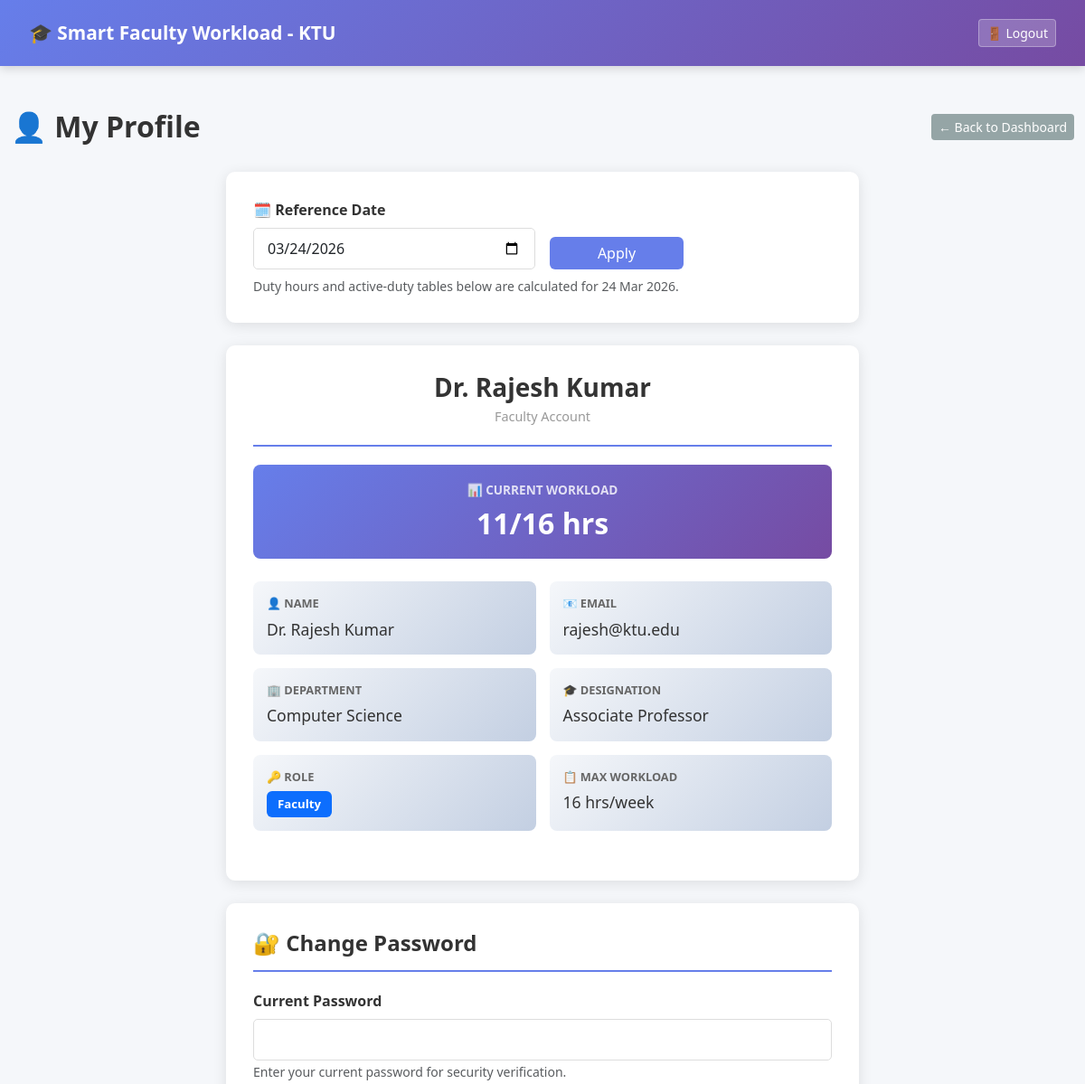
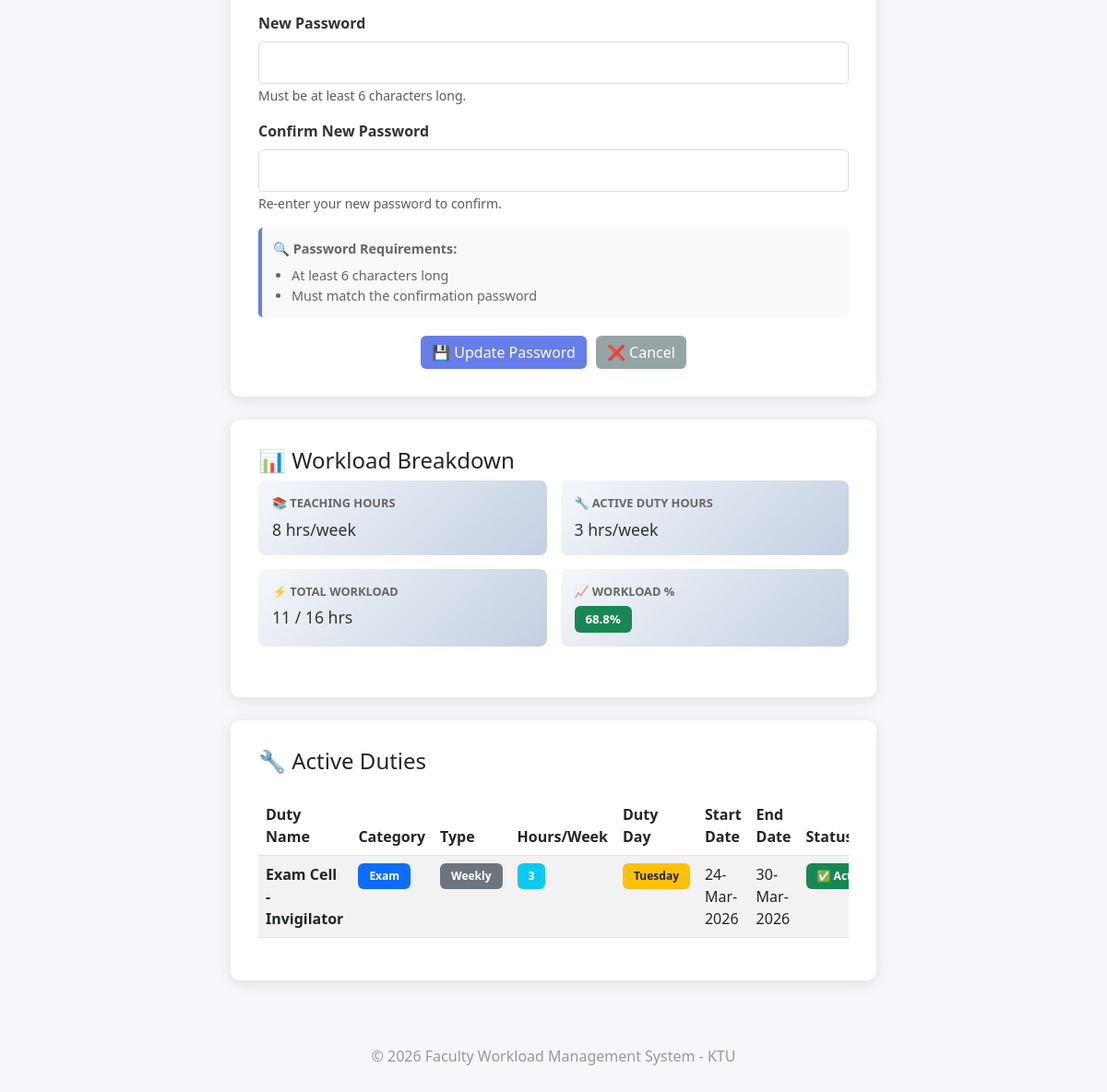
/my-profile (signed in), run on the app's committed database (2 pictures, top to bottom).
### app/models.py (models this page shows, shortened)
class Faculty(UserMixin, db.Model):
    id = db.Column(db.Integer, primary_key=True)
    name = db.Column(db.String(100), nullable=False)
    department = db.Column(db.String(100), nullable=False)
    designation = db.Column(db.String(50), nullable=False)
    email = db.Column(db.String(120), unique=True, nullable=False)
    password_hash = db.Column(db.String(200), nullable=False)
    max_workload = db.Column(db.Integer, default=16)
    role = db.Column(db.String(20), default="faculty")
    assignments = db.relationship(
        'Assignment',
        backref='faculty',
        lazy=True,
        cascade="all, delete-orphan"
    )
    duties = db.relationship(
        'AdditionalDuty',
        backref='faculty',
        lazy=True,
        cascade="all, delete-orphan"
    )
    timetables = db.relationship(
        'Timetable',
        backref='faculty_obj',
        lazy=True,
        cascade="all, delete-orphan"
    )
    def get_active_duties(self, reference_date=None):
        return [
            d for d in self.duties
            if d.faculty_id == self.id and d.is_active(reference_date)
        ]
    def calculate_teaching_hours(self):
        return sum([a.subject.hours_per_week for a in self.assignments])
    def calculate_duty_hours(self, reference_date=None):
        return sum([d.hours for d in self.get_active_duties(reference_date)])
    def calculate_total_workload(self, reference_date=None):
        teaching_hours = self.calculate_teaching_hours()
        duty_hours = self.calculate_duty_hours(reference_date)
        return teaching_hours + duty_hours

class AdditionalDuty(db.Model):
    __table_args__ = (
        db.UniqueConstraint(
            'faculty_id',
            'duty_name',
            'start_date',
            name='unique_faculty_duty_period'
        ),
    )
    id = db.Column(db.Integer, primary_key=True)
    faculty_id = db.Column(db.Integer, db.ForeignKey('faculty.id'), nullable=True)  # Allow unassigned
    duty_name = db.Column(db.String(150), nullable=False)  # e.g., "HOD", "Placement Officer", "Exam Cell Duty"
    category = db.Column(db.String(50), nullable=False)  # 'Leadership' (HOD/Placement Officer), 'Exam', 'Administrative', 'Research'
    duration_type = db.Column(db.String(20), nullable=False)  # 'Yearly' or 'Weekly' or 'Custom'
    hours = db.Column(db.Integer, nullable=False)  # Hours per week
    duty_day = db.Column(db.String(20), nullable=True)  # Monday-Friday
    start_date = db.Column(db.Date, nullable=False)  # When duty starts
    end_date = db.Column(db.Date, nullable=False)  # When duty ends
    academic_year = db.Column(db.String(20), nullable=False)  # e.g., "2025-26"
    created_at = db.Column(db.DateTime, default=datetime.utcnow)
    def is_active(self, reference_date=None):
        target_date = reference_date or datetime.utcnow().date()
        return self.start_date <= target_date <= self.end_date

### app/routes.py (the view, shortened to what this page needs)
@main.route('/my-profile', methods=['GET', 'POST'])
@login_required
def my_profile():
    def render_profile(error=None, success=None):
        reference_date = get_reference_date()
        teaching_hours = current_user.calculate_teaching_hours()
        duty_hours = current_user.calculate_duty_hours(reference_date)
        active_duties = current_user.get_active_duties(reference_date)
        total_workload = current_user.calculate_total_workload(reference_date)
        workload_percentage = (total_workload / current_user.max_workload * 100) if current_user.max_workload > 0 else 0
        return render_template(
            "my_profile.html",
            reference_date=reference_date,
            teaching_hours=teaching_hours,
            duty_hours=duty_hours,
            active_duties=active_duties,
            total_workload=total_workload,
            workload_percentage=workload_percentage,
            error=error,
            success=success
        )
    return render_profile()

### app/__init__.py (called while the page is built)
def create_app():
    app = Flask(__name__)
    app.config.from_object(Config)
    db.init_app(app)
    login_manager.init_app(app)
    from app.routes import main
    app.register_blueprint(main)
    from app.models import Faculty
    @login_manager.user_loader
    def load_user(user_id):
        return Faculty.query.get(int(user_id))
    return app

### app/routes.py (called while the page is built)
def get_reference_date():
    requested_date = request.args.get('reference_date')
    try:
        return datetime.strptime(requested_date, '%Y-%m-%d').date() if requested_date else datetime.utcnow().date()
    except ValueError:
        return datetime.utcnow().date()

### app/templates/my_profile.html (shortened to what this page needs)
{% extends "base.html" %}
{% block content %}
<div class="page-header">
    <h2>👤 My Profile</h2>
    <div class="page-header-actions">
        <a href="{{ url_for('main.dashboard') }}" class="btn btn-secondary btn-sm">← Back to Dashboard</a>
    </div>
</div>
<div class="profile-container">
    <div class="profile-card">
        <form method="GET" class="row g-3 align-items-end">
            <div class="col-md-6">
                <label for="referenceDate" class="form-label"><strong>🗓️ Reference Date</strong></label>
                <input type="date" class="form-control" id="referenceDate" name="reference_date" value="{{ reference_date.strftime('%Y-%m-%d') }}">
            </div>
            <div class="col-md-3">
                <button type="submit" class="btn btn-primary w-100">Apply</button>
            </div>
        </form>
        <small class="text-muted d-block mt-2">Duty hours and active-duty tables below are calculated for {{ reference_date.strftime('%d %b %Y') }}.</small>
    </div>
</div>
<div class="profile-container">
    <div class="profile-card">
        <div class="profile-header">
            <h3>{{ current_user.name }}</h3>
            <p>{{ current_user.role | title }} Account</p>
        </div>
        <div class="workload-summary">
            <h6>📊 Current Workload</h6>
            <h2>{{ total_workload }}/{{ current_user.max_workload }} hrs</h2>
        </div>
        <div class="profile-info-grid">
            <div class="info-item">
                <label>👤 Name</label>
                <div class="value">{{ current_user.name }}</div>
            </div>
            <div class="info-item">
                <label>📧 Email</label>
                <div class="value">{{ current_user.email if current_user.email else 'Not Set' }}</div>
            </div>
            <div class="info-item">
                <label>🏢 Department</label>
                <div class="value">{{ current_user.department if current_user.department else 'Not Set' }}</div>
            </div>
            <div class="info-item">
                <label>🎓 Designation</label>
                <div class="value">{{ current_user.designation if current_user.designation else 'Not Set' }}</div>
            </div>
            <div class="info-item">
                <label>🔑 Role</label>
                <div class="value"><span class="badge bg-primary">{{ current_user.role | title }}</span></div>
            </div>
            <div class="info-item">
                <label>📋 Max Workload</label>
                <div class="value">{{ current_user.max_workload }} hrs/week</div>
            </div>
        </div>
    </div>
    <div class="form-section">
        <h4>🔐 Change Password</h4>
        <form method="POST">
            <div class="form-group">
                <label for="currentPassword">Current Password</label>
                <input type="password" class="form-control" id="currentPassword" name="current_password" required>
                <small class="text-muted">Enter your current password for security verification.</small>
            </div>
            <div class="form-group">
                <label for="newPassword">New Password</label>
                <input type="password" class="form-control" id="newPassword" name="new_password" required>
                <small class="text-muted">Must be at least 6 characters long.</small>
            </div>
            <div class="form-group">
                <label for="confirmPassword">Confirm New Password</label>
                <input type="password" class="form-control" id="confirmPassword" name="confirm_password" required>
                <small class="text-muted">Re-enter your new password to confirm.</small>
            </div>
            <div class="password-requirements">
                <strong>🔍 Password Requirements:</strong>
                <ul style="margin: 8px 0 0 0; padding-left: 20px;">
                    <li>At least 6 characters long</li>
                    <li>Must match the confirmation password</li>
                </ul>
            </div>
            <div class="action-buttons">
                <button type="submit" class="btn btn-primary">💾 Update Password</button>
                <a href="{{ url_for('main.dashboard') }}" class="btn btn-secondary">❌ Cancel</a>
            </div>
        </form>
    </div>
    <div class="profile-card">
        <h4>📊 Workload Breakdown</h4>
        <div class="profile-info-grid">
            <div class="info-item">
                <label>📚 Teaching Hours</label>
                <div class="value">{{ teaching_hours }} hrs/week</div>
            </div>
            <div class="info-item">
                <label>🔧 Active Duty Hours</label>
                <div class="value">{{ duty_hours }} hrs/week</div>
            </div>
            <div class="info-item">
                <label>⚡ Total Workload</label>
                <div class="value">{{ total_workload }} / {{ current_user.max_workload }} hrs</div>
            </div>
            <div class="info-item">
                <label>📈 Workload %</label>
                <div class="value">
                    {% if workload_percentage > 100 %}
                        <span class="badge bg-danger">{{ "%.1f"|format(workload_percentage) }}%</span>
                    {% elif workload_percentage > 80 %}
                        <span class="badge bg-warning">{{ "%.1f"|format(workload_percentage) }}%</span>
                    {% else %}
                        <span class="badge bg-success">{{ "%.1f"|format(workload_percentage) }}%</span>
                    {% endif %}
                </div>
            </div>
        </div>
    </div>
    <div class="profile-card">
        <h4>🔧 Active Duties</h4>
        {% if active_duties|length > 0 %}
        <div class="table-responsive">
            <table class="table table-striped">
                <thead>
                    <tr>
                        <th>Duty Name</th>
                        <th>Category</th>
                        <th>Type</th>
                        <th>Hours/Week</th>
                        <th>Duty Day</th>
                        <th>Start Date</th>
                        <th>End Date</th>
                        <th>Status</th>
                    </tr>
                </thead>
                <tbody>
                    {% for duty in active_duties %}
                    <tr>
                        <td><strong>{{ duty.duty_name }}</strong></td>
                        <td>
                            <span class="badge bg-primary">{{ duty.category }}</span>
                        </td>
                        <td>
                            <span class="badge bg-secondary">{{ duty.duration_type }}</span>
                        </td>
                        <td>
                            <span class="badge bg-info">{{ duty.hours }}</span>
                        </td>
                        <td>
                            <span class="badge bg-warning text-dark">{{ duty.duty_day or '-' }}</span>
                        </td>
                        <td>{{ duty.start_date.strftime('%d-%b-%Y') }}</td>
                        <td>{{ duty.end_date.strftime('%d-%b-%Y') }}</td>
                        <td>
                            {% if duty.is_active(reference_date) %}
                                <span class="badge bg-success">✅ Active</span>
                            {% else %}
                                <span class="badge bg-secondary">❌ Inactive</span>
                            {% endif %}
                        </td>
                    </tr>
                    {% endfor %}
                </tbody>
            </table>
        </div>
        {% else %}
        <div class="alert alert-info">
            <strong>ℹ️ No Active Duties:</strong> You currently have no active duties assigned.
        </div>
        {% endif %}
    </div>
</div>
{% endblock %}

### app/templates/base.html (style rules this page uses)
:root { --primary: #667eea; --secondary: #764ba2; --success: #27ae60; --warning: #f39c12; --danger: #e74c3c; --info: #3498db; }
body { background: #f5f7fa; font-family: 'Segoe UI', Tahoma, Geneva, Verdana, sans-serif; }
.page-header { display: flex; justify-content: space-between; align-items: center; margin-bottom: 30px; }
.page-header h2 { margin: 0; color: #333; font-weight: bold; font-size: 2rem; }
.page-header-actions { display: flex; gap: 10px; }
.btn-primary { background: var(--primary); border: none; transition: all 0.3s ease; }
.btn-secondary { background: #95a5a6; border: none; }
table { margin-top: 15px; }
table thead { background: linear-gradient(135deg, var(--primary) 0%, var(--secondary) 100%); color: white; }
.badge { padding: 0.5rem 0.75rem; font-weight: 600; }
.form-control, .form-select { border: 2px solid #e0e0e0; border-radius: 8px; transition: border-color 0.3s ease; }
.form-label { font-weight: 600; color: #333; margin-bottom: 8px; }

### app/templates/my_profile.html (style rules this page uses)
.profile-container { max-width: 700px; margin: 0 auto; }
.profile-card { background: white; border-radius: 10px; padding: 30px; box-shadow: 0 3px 15px rgba(0, 0, 0, 0.1); margin-bottom: 25px; }
.profile-header { text-align: center; border-bottom: 2px solid #667eea; padding-bottom: 20px; margin-bottom: 20px; }
.profile-header h3 { color: #333; margin: 0 0 5px 0; font-weight: bold; }
.profile-header p { color: #999; margin: 0; font-size: 0.9rem; }
.profile-info-grid { display: grid; grid-template-columns: repeat(2, 1fr); gap: 15px; margin-bottom: 25px; }
.info-item { background: linear-gradient(135deg, #f5f7fa 0%, #c3cfe2 100%); padding: 15px; border-radius: 8px; }
.info-item label { display: block; color: #666; font-size: 0.8rem; text-transform: uppercase; font-weight: 600; margin-bottom: 5px; }
.info-item .value { color: #333; font-size: 1.1rem; font-weight: 500; }
.workload-summary { background: linear-gradient(135deg, #667eea 0%, #764ba2 100%); color: white; padding: 20px; border-radius: 8px; margin-bottom: 25px; text-align: center; }
.workload-summary h6 { color: rgba(255, 255, 255, 0.8); font-size: 0.85rem; text-transform: uppercase; margin: 0; font-weight: 600; }
.workload-summary h2 { color: white; margin: 10px 0 0 0; font-size: 2rem; font-weight: bold; }
.form-section { background: white; border-radius: 10px; padding: 30px; box-shadow: 0 3px 15px rgba(0, 0, 0, 0.1); margin-bottom: 25px; }
.form-section h4 { color: #333; font-weight: bold; border-bottom: 2px solid #667eea; padding-bottom: 15px; margin-bottom: 20px; }
.form-group { margin-bottom: 15px; }
.form-group label { font-weight: 600; color: #333; margin-bottom: 8px; }
.form-control { border-radius: 5px; border: 1px solid #ddd; padding: 10px 15px; }
.password-requirements { background: #f8f9fa; border-left: 4px solid #667eea; padding: 12px; border-radius: 5px; font-size: 0.9rem; color: #666; margin-bottom: 15px; }
.action-buttons { display: flex; gap: 10px; justify-content: center; margin-top: 20px; }

### data on the page
Faculty: name "Dr. Rajesh Kumar", role "Faculty", max_workload "16", email "rajesh@ktu.edu", department "Computer Science", designation "Associate Professor"
AdditionalDuty: duty_name "Exam Cell - Invigilator", category "Exam", duration_type "Weekly", hours "3", duty_day "Tuesday", start_date "24-Mar-2026", end_date "30-Mar-2026"

### other printed values
{{ reference_date.strftime('%d %b %Y') }} "24 Mar 2026"
{{ total_workload }} "11"
{{ teaching_hours }} "8"
{{ duty_hours }} "3"
{{ "%.1f"|format(workload_percentage) }} "68.8"
